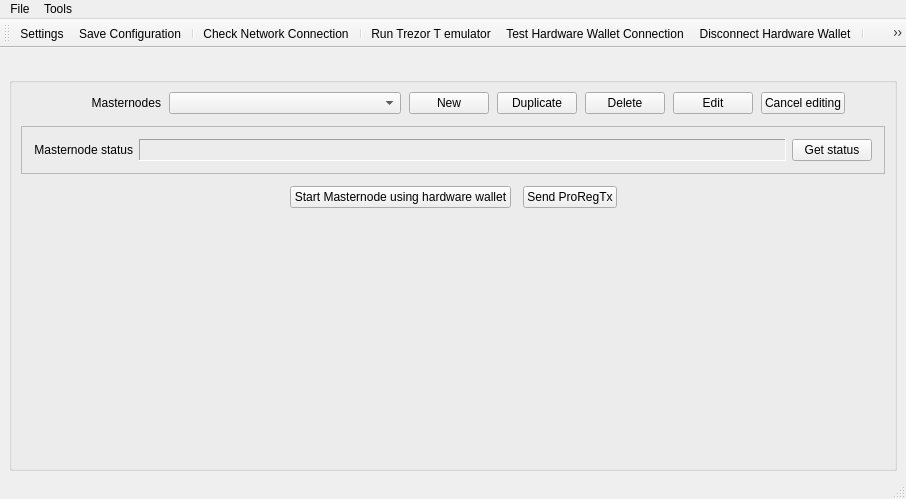
<?xml version="1.0" encoding="UTF-8"?>
<ui version="4.0">
 <class>MainWindow</class>
 <widget class="QMainWindow" name="MainWindow">
  <property name="geometry">
   <rect>
    <x>0</x>
    <y>0</y>
    <width>906</width>
    <height>499</height>
   </rect>
  </property>
  <property name="sizePolicy">
   <sizepolicy hsizetype="Preferred" vsizetype="Preferred">
    <horstretch>0</horstretch>
    <verstretch>1</verstretch>
   </sizepolicy>
  </property>
  <property name="windowTitle">
   <string>MainWindow</string>
  </property>
  <widget class="QWidget" name="centralwidget">
   <layout class="QVBoxLayout" name="verticalLayout" stretch="0,1">
    <property name="bottomMargin">
     <number>6</number>
    </property>
    <item>
     <layout class="QHBoxLayout" name="layMessage" stretch="0">
      <property name="spacing">
       <number>0</number>
      </property>
      <property name="leftMargin">
       <number>0</number>
      </property>
      <property name="bottomMargin">
       <number>0</number>
      </property>
      <item>
       <widget class="QLabel" name="lblMessage">
        <property name="sizePolicy">
         <sizepolicy hsizetype="Minimum" vsizetype="Preferred">
          <horstretch>0</horstretch>
          <verstretch>0</verstretch>
         </sizepolicy>
        </property>
        <property name="text">
         <string/>
        </property>
        <property name="wordWrap">
         <bool>true</bool>
        </property>
        <property name="margin">
         <number>0</number>
        </property>
        <property name="openExternalLinks">
         <bool>true</bool>
        </property>
       </widget>
      </item>
     </layout>
    </item>
    <item>
     <widget class="QGroupBox" name="gbMain">
      <property name="sizePolicy">
       <sizepolicy hsizetype="Expanding" vsizetype="Expanding">
        <horstretch>1</horstretch>
        <verstretch>1</verstretch>
       </sizepolicy>
      </property>
      <property name="title">
       <string/>
      </property>
      <layout class="QVBoxLayout" name="verticalLayout_2">
       <property name="spacing">
        <number>12</number>
       </property>
       <item>
        <layout class="QHBoxLayout" name="layMasternodesControl" stretch="0,3,0,0,0,0,0,0">
         <property name="spacing">
          <number>8</number>
         </property>
         <property name="leftMargin">
          <number>0</number>
         </property>
         <property name="topMargin">
          <number>0</number>
         </property>
         <property name="rightMargin">
          <number>0</number>
         </property>
         <property name="bottomMargin">
          <number>0</number>
         </property>
         <item>
          <widget class="QLabel" name="label_5">
           <property name="minimumSize">
            <size>
             <width>140</width>
             <height>0</height>
            </size>
           </property>
           <property name="maximumSize">
            <size>
             <width>140</width>
             <height>16777215</height>
            </size>
           </property>
           <property name="text">
            <string>Masternodes</string>
           </property>
           <property name="alignment">
            <set>Qt::AlignRight|Qt::AlignTrailing|Qt::AlignVCenter</set>
           </property>
          </widget>
         </item>
         <item>
          <widget class="QComboBox" name="cboMasternodes">
           <property name="sizePolicy">
            <sizepolicy hsizetype="MinimumExpanding" vsizetype="Fixed">
             <horstretch>0</horstretch>
             <verstretch>0</verstretch>
            </sizepolicy>
           </property>
           <property name="minimumSize">
            <size>
             <width>140</width>
             <height>0</height>
            </size>
           </property>
           <property name="maximumSize">
            <size>
             <width>250</width>
             <height>16777215</height>
            </size>
           </property>
           <property name="toolTip">
            <string>List of configured masternodes</string>
           </property>
           <property name="editable">
            <bool>false</bool>
           </property>
          </widget>
         </item>
         <item>
          <widget class="QPushButton" name="btnNewMn">
           <property name="sizePolicy">
            <sizepolicy hsizetype="Minimum" vsizetype="Fixed">
             <horstretch>0</horstretch>
             <verstretch>0</verstretch>
            </sizepolicy>
           </property>
           <property name="maximumSize">
            <size>
             <width>16777215</width>
             <height>16777215</height>
            </size>
           </property>
           <property name="toolTip">
            <string>Create a new Masternode configuration</string>
           </property>
           <property name="text">
            <string>New</string>
           </property>
          </widget>
         </item>
         <item>
          <widget class="QPushButton" name="btnDuplicateMn">
           <property name="sizePolicy">
            <sizepolicy hsizetype="Minimum" vsizetype="Fixed">
             <horstretch>0</horstretch>
             <verstretch>0</verstretch>
            </sizepolicy>
           </property>
           <property name="toolTip">
            <string>Duplicate masternode entry</string>
           </property>
           <property name="text">
            <string>Duplicate</string>
           </property>
          </widget>
         </item>
         <item>
          <widget class="QPushButton" name="btnDeleteMn">
           <property name="sizePolicy">
            <sizepolicy hsizetype="Minimum" vsizetype="Fixed">
             <horstretch>0</horstretch>
             <verstretch>0</verstretch>
            </sizepolicy>
           </property>
           <property name="toolTip">
            <string>Delete current Masternode configuration</string>
           </property>
           <property name="text">
            <string>Delete</string>
           </property>
          </widget>
         </item>
         <item>
          <widget class="QPushButton" name="btnEditMn">
           <property name="sizePolicy">
            <sizepolicy hsizetype="Minimum" vsizetype="Fixed">
             <horstretch>0</horstretch>
             <verstretch>0</verstretch>
            </sizepolicy>
           </property>
           <property name="maximumSize">
            <size>
             <width>16777215</width>
             <height>16777215</height>
            </size>
           </property>
           <property name="toolTip">
            <string>Enable editing</string>
           </property>
           <property name="text">
            <string>Edit</string>
           </property>
          </widget>
         </item>
         <item>
          <widget class="QPushButton" name="btnCancelEditingMn">
           <property name="text">
            <string>Cancel editing</string>
           </property>
          </widget>
         </item>
         <item>
          <spacer name="horizontalSpacer">
           <property name="orientation">
            <enum>Qt::Horizontal</enum>
           </property>
           <property name="sizeHint" stdset="0">
            <size>
             <width>40</width>
             <height>20</height>
            </size>
           </property>
          </spacer>
         </item>
        </layout>
       </item>
       <item>
        <widget class="QFrame" name="frmMasternodeDetails">
         <property name="frameShape">
          <enum>QFrame::StyledPanel</enum>
         </property>
         <property name="frameShadow">
          <enum>QFrame::Plain</enum>
         </property>
         <layout class="QVBoxLayout" name="verticalLayout_3">
          <property name="spacing">
           <number>-1</number>
          </property>
          <property name="leftMargin">
           <number>12</number>
          </property>
          <property name="topMargin">
           <number>12</number>
          </property>
          <property name="rightMargin">
           <number>12</number>
          </property>
          <property name="bottomMargin">
           <number>12</number>
          </property>
          <item>
           <layout class="QHBoxLayout" name="horizontalLayout" stretch="0,1,0">
            <property name="spacing">
             <number>-1</number>
            </property>
            <item>
             <widget class="QLabel" name="lblMasternodeStatus">
              <property name="minimumSize">
               <size>
                <width>0</width>
                <height>0</height>
               </size>
              </property>
              <property name="maximumSize">
               <size>
                <width>16777215</width>
                <height>16777215</height>
               </size>
              </property>
              <property name="text">
               <string>Masternode status</string>
              </property>
              <property name="alignment">
               <set>Qt::AlignRight|Qt::AlignTrailing|Qt::AlignVCenter</set>
              </property>
             </widget>
            </item>
            <item>
             <widget class="QLabel" name="lblMnStatus">
              <property name="frameShape">
               <enum>QFrame::Panel</enum>
              </property>
              <property name="frameShadow">
               <enum>QFrame::Sunken</enum>
              </property>
              <property name="text">
               <string/>
              </property>
              <property name="wordWrap">
               <bool>true</bool>
              </property>
              <property name="textInteractionFlags">
               <set>Qt::LinksAccessibleByMouse|Qt::TextSelectableByMouse</set>
              </property>
             </widget>
            </item>
            <item>
             <widget class="QPushButton" name="btnRefreshMnStatus">
              <property name="sizePolicy">
               <sizepolicy hsizetype="Minimum" vsizetype="Fixed">
                <horstretch>0</horstretch>
                <verstretch>0</verstretch>
               </sizepolicy>
              </property>
              <property name="toolTip">
               <string>Get Masternode's status</string>
              </property>
              <property name="text">
               <string>Get status</string>
              </property>
             </widget>
            </item>
           </layout>
          </item>
         </layout>
        </widget>
       </item>
       <item>
        <layout class="QHBoxLayout" name="horizontalLayout_2">
         <property name="spacing">
          <number>-1</number>
         </property>
         <item>
          <spacer name="horizontalSpacer_2">
           <property name="orientation">
            <enum>Qt::Horizontal</enum>
           </property>
           <property name="sizeHint" stdset="0">
            <size>
             <width>40</width>
             <height>20</height>
            </size>
           </property>
          </spacer>
         </item>
         <item>
          <widget class="QPushButton" name="btnBroadcastMn">
           <property name="sizePolicy">
            <sizepolicy hsizetype="Minimum" vsizetype="Fixed">
             <horstretch>0</horstretch>
             <verstretch>0</verstretch>
            </sizepolicy>
           </property>
           <property name="minimumSize">
            <size>
             <width>0</width>
             <height>0</height>
            </size>
           </property>
           <property name="maximumSize">
            <size>
             <width>16777215</width>
             <height>16777215</height>
            </size>
           </property>
           <property name="toolTip">
            <string>Broadcast information about the Masternode</string>
           </property>
           <property name="styleSheet">
            <string notr="true"/>
           </property>
           <property name="text">
            <string>Start Masternode using hardware wallet</string>
           </property>
          </widget>
         </item>
         <item>
          <widget class="QPushButton" name="btnMigrateToGMN">
           <property name="toolTip">
            <string>Register new/update existing deterministic (DIP-3) masternode or migrate from non-deterministic to deterministic masternode. </string>
           </property>
           <property name="text">
            <string>Send ProRegTx</string>
           </property>
          </widget>
         </item>
         <item>
          <spacer name="horizontalSpacer_3">
           <property name="orientation">
            <enum>Qt::Horizontal</enum>
           </property>
           <property name="sizeHint" stdset="0">
            <size>
             <width>40</width>
             <height>20</height>
            </size>
           </property>
          </spacer>
         </item>
        </layout>
       </item>
       <item>
        <spacer name="verticalSpacer">
         <property name="orientation">
          <enum>Qt::Vertical</enum>
         </property>
         <property name="sizeHint" stdset="0">
          <size>
           <width>20</width>
           <height>40</height>
          </size>
         </property>
        </spacer>
       </item>
      </layout>
     </widget>
    </item>
   </layout>
  </widget>
  <widget class="QStatusBar" name="statusBar"/>
  <widget class="QMenuBar" name="menuBar">
   <property name="geometry">
    <rect>
     <x>0</x>
     <y>0</y>
     <width>906</width>
     <height>22</height>
    </rect>
   </property>
   <widget class="QMenu" name="menuTools">
    <property name="title">
     <string>Tools</string>
    </property>
    <widget class="QMenu" name="menuClear">
     <property name="title">
      <string>Clear</string>
     </property>
     <addaction name="action_clear_wallet_cache"/>
     <addaction name="action_clear_proposals_cache"/>
    </widget>
    <addaction name="action_transfer_funds_for_any_address"/>
    <addaction name="separator"/>
    <addaction name="action_sign_message_for_cur_mn"/>
    <addaction name="action_hw_configuration"/>
    <addaction name="action_hw_initialization_recovery"/>
    <addaction name="separator"/>
    <addaction name="action_import_masternode_conf"/>
    <addaction name="separator"/>
    <addaction name="action_check_for_updates"/>
    <addaction name="action_command_console"/>
    <addaction name="action_open_log_file"/>
    <addaction name="action_open_data_folder"/>
    <addaction name="menuClear"/>
   </widget>
   <widget class="QMenu" name="menuFile">
    <property name="title">
     <string>File</string>
    </property>
    <widget class="QMenu" name="action_open_recent_files">
     <property name="title">
      <string>Recent Configuration Files</string>
     </property>
    </widget>
    <addaction name="action_load_config_file"/>
    <addaction name="action_open_recent_files"/>
    <addaction name="action_save_config_file"/>
    <addaction name="action_save_config_file_as"/>
    <addaction name="separator"/>
    <addaction name="action_open_settings_window"/>
    <addaction name="separator"/>
    <addaction name="action_about_app"/>
    <addaction name="action_about_qt"/>
   </widget>
   <addaction name="menuFile"/>
   <addaction name="menuTools"/>
  </widget>
  <widget class="QToolBar" name="toolBar">
   <property name="windowTitle">
    <string>toolBar</string>
   </property>
   <property name="toolButtonStyle">
    <enum>Qt::ToolButtonIconOnly</enum>
   </property>
   <property name="floatable">
    <bool>false</bool>
   </property>
   <attribute name="toolBarArea">
    <enum>TopToolBarArea</enum>
   </attribute>
   <attribute name="toolBarBreak">
    <bool>false</bool>
   </attribute>
   <addaction name="action_open_settings_window"/>
   <addaction name="action_save_config_file"/>
   <addaction name="separator"/>
   <addaction name="action_check_network_connection"/>
   <addaction name="separator"/>
   <addaction name="action_run_trezor_emulator"/>
   <addaction name="action_test_hw_connection"/>
   <addaction name="action_disconnect_hw"/>
   <addaction name="separator"/>
   <addaction name="action_open_proposals_window"/>
   <addaction name="separator"/>
   <addaction name="action_transfer_funds_for_any_address"/>
   <addaction name="action_sign_message_for_cur_mn"/>
  </widget>
  <action name="action_transfer_funds_for_cur_mn">
   <property name="text">
    <string>Transfer Funds for Current Masternode...</string>
   </property>
  </action>
  <action name="action_transfer_funds_for_all_mns">
   <property name="text">
    <string>Transfer Funds for All Masternodes</string>
   </property>
  </action>
  <action name="action_transfer_funds_for_any_address">
   <property name="text">
    <string>Transfer Funds / Wallet</string>
   </property>
  </action>
  <action name="action_sign_message_for_cur_mn">
   <property name="text">
    <string>Sign Message for Current Masternode...</string>
   </property>
  </action>
  <action name="action_hw_configuration">
   <property name="text">
    <string>Hardware Wallet PIN/passphrase Configuration...</string>
   </property>
  </action>
  <action name="action_load_config_file">
   <property name="text">
    <string>Open Configuration File...</string>
   </property>
   <property name="toolTip">
    <string>Open configuration file</string>
   </property>
  </action>
  <action name="action_save_config_file_as">
   <property name="text">
    <string>Save Configuration As...</string>
   </property>
  </action>
  <action name="action_save_config_file">
   <property name="text">
    <string>Save Configuration</string>
   </property>
  </action>
  <action name="action_check_network_connection">
   <property name="text">
    <string>Check Network Connection</string>
   </property>
   <property name="toolTip">
    <string>Check Gewel Network Connection</string>
   </property>
  </action>
  <action name="action_open_settings_window">
   <property name="text">
    <string>Settings</string>
   </property>
   <property name="toolTip">
    <string>Settings</string>
   </property>
   <property name="menuRole">
    <enum>QAction::PreferencesRole</enum>
   </property>
  </action>
  <action name="action_open_proposals_window">
   <property name="text">
    <string>Proposals</string>
   </property>
   <property name="toolTip">
    <string>Proposals</string>
   </property>
  </action>
  <action name="action_test_hw_connection">
   <property name="text">
    <string>Test Hardware Wallet Connection</string>
   </property>
  </action>
  <action name="action_disconnect_hw">
   <property name="text">
    <string>Disconnect Hardware Wallet</string>
   </property>
  </action>
  <action name="action_hw_initialization_recovery">
   <property name="text">
    <string>Hardware Wallet Initialization/Recovery...</string>
   </property>
  </action>
  <action name="action_check_for_updates">
   <property name="text">
    <string>Check For Updates</string>
   </property>
  </action>
  <action name="action_open_log_file">
   <property name="text">
    <string>Open Log File</string>
   </property>
   <property name="shortcut">
    <string>Meta+Alt+L</string>
   </property>
  </action>
  <action name="action_about_app">
   <property name="text">
    <string>About GewelMasternodeTool...</string>
   </property>
   <property name="menuRole">
    <enum>QAction::AboutRole</enum>
   </property>
  </action>
  <action name="action_import_masternode_conf">
   <property name="text">
    <string>Import masternodes from the masternode.conf file...</string>
   </property>
  </action>
  <action name="action_about_qt">
   <property name="text">
    <string>About Qt...</string>
   </property>
   <property name="toolTip">
    <string>About Qt</string>
   </property>
   <property name="menuRole">
    <enum>QAction::AboutQtRole</enum>
   </property>
  </action>
  <action name="action_gen_mn_priv_key_compressed">
   <property name="text">
    <string>Generate masternode private key (compressed)</string>
   </property>
   <property name="shortcut">
    <string>Ctrl+Alt+C</string>
   </property>
  </action>
  <action name="action_gen_mn_priv_key_uncompressed">
   <property name="text">
    <string>Generate masternode private key (uncompressed)</string>
   </property>
   <property name="toolTip">
    <string>Generate masternode private key (uncompressed)</string>
   </property>
   <property name="shortcut">
    <string>Ctrl+Alt+U</string>
   </property>
  </action>
  <action name="action_command_console">
   <property name="text">
    <string>Command Console</string>
   </property>
   <property name="shortcut">
    <string>Meta+Alt+C</string>
   </property>
  </action>
  <action name="action_run_trezor_emulator">
   <property name="text">
    <string>Run Trezor T emulator</string>
   </property>
   <property name="toolTip">
    <string>Run Trezor T emulator</string>
   </property>
  </action>
  <action name="action_open_data_folder">
   <property name="text">
    <string>Open Application Data Folder</string>
   </property>
  </action>
  <action name="action_clear_wallet_cache">
   <property name="text">
    <string>Wallet Cache</string>
   </property>
  </action>
  <action name="action_clear_proposals_cache">
   <property name="text">
    <string>Proposals Cache</string>
   </property>
  </action>
 </widget>
 <tabstops>
  <tabstop>cboMasternodes</tabstop>
  <tabstop>btnNewMn</tabstop>
  <tabstop>btnEditMn</tabstop>
  <tabstop>btnDeleteMn</tabstop>
 </tabstops>
 <resources/>
 <connections/>
</ui>
